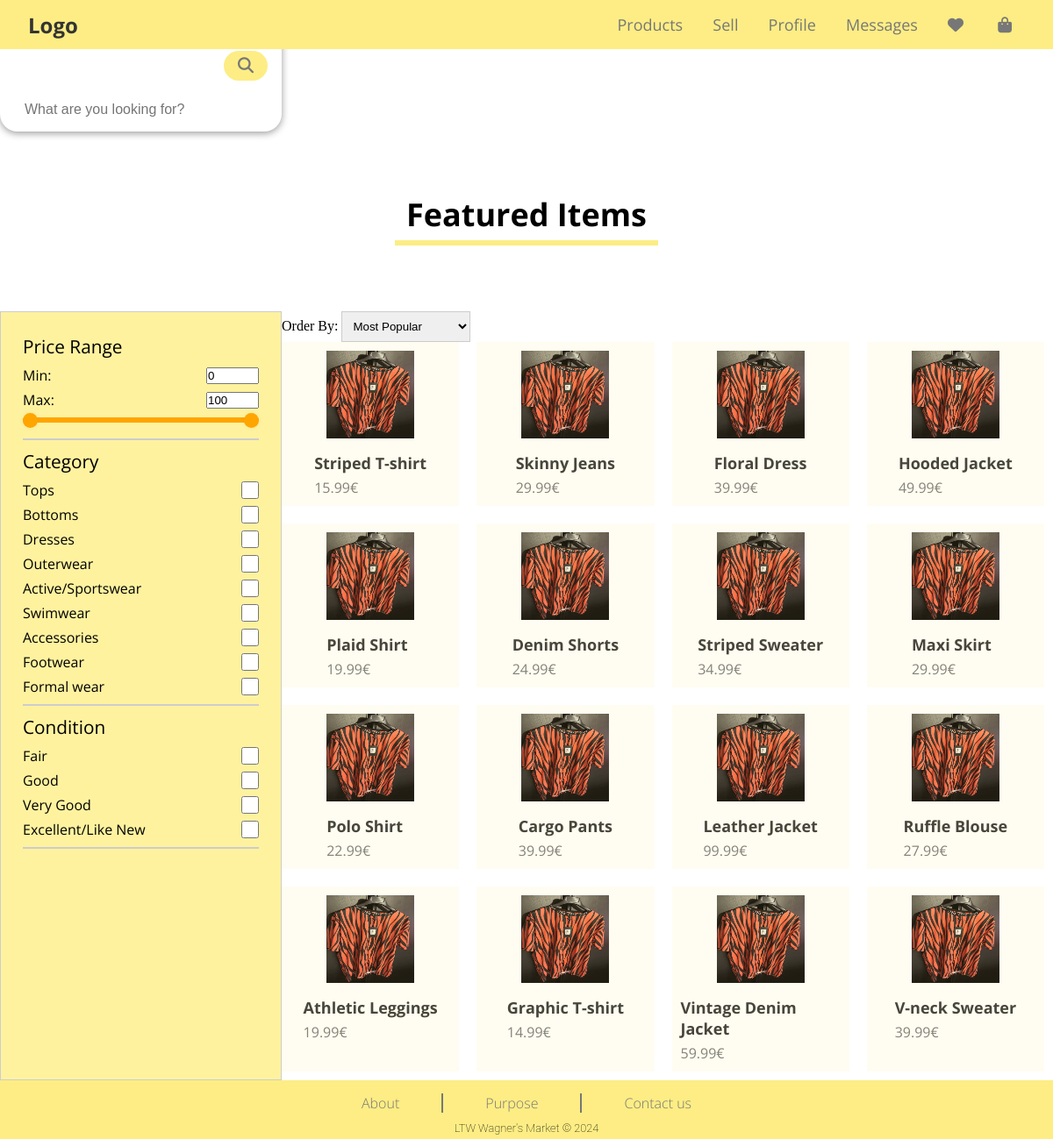
The page /public/pages/search.php on the database its author committed.
### tables this page shows
CREATE TABLE ITEM (
    ItemId INTEGER PRIMARY KEY AUTOINCREMENT,
    UserId INTEGER NOT NULL,
    Title TEXT NOT NULL,
    Price FLOAT NOT NULL,
    Description TEXT NOT NULL,
    Condition TEXT NOT NULL,
    Size TEXT NOT NULL,
    Brand TEXT NOT NULL,
    ImagePath TEXT NOT NULL,
    WishlistCounter INTEGER DEFAULT 0,
    Timestamp DATETIME NOT NULL DEFAULT CURRENT_TIMESTAMP,
    CONSTRAINT PriceConstraint CHECK (Price > 0),
    FOREIGN KEY (UserId) REFERENCES USER (UserId) ON DELETE CASCADE ON UPDATE CASCADE,
    FOREIGN KEY (Condition) REFERENCES CONDITION (Condition) ON DELETE CASCADE ON UPDATE CASCADE,
    FOREIGN KEY (Size) REFERENCES SIZE (Size) ON DELETE CASCADE ON UPDATE CASCADE
);

CREATE TABLE CATEGORY (
    CategoryName TEXT NOT NULL,
    CategoryImage TEXT NOT NULL,
    CONSTRAINT Pk_CategoryName PRIMARY KEY (CategoryName)
);

CREATE TABLE CONDITION (
    Condition TEXT NOT NULL,
    CONSTRAINT PK_Condition PRIMARY KEY (Condition)
);

### public/pages/search.php (called while the page is built, shortened)
<?php
require_once(__DIR__ . '/../../private/database/connection.db.php');
require_once(__DIR__ . '/../../private/database/item.class.php');
require_once(__DIR__ . '/../../private/templates/common.tpl.php');
require_once(__DIR__ . '/../../private/templates/item.tpl.php');
$limit = 16;
$offset = 0;
$db = getDatabaseConnection();
$items = Item::getMostPopularItems($db, $limit, $offset);
$maxPrice = Item::getMaxPrice($db);
drawItems($items);
drawItemFilter($db, $maxPrice);
drawItemSorter();
?>

### private/database/item.class.php (called while the page is built, shortened)
<?php
class Item
{
    public function __construct(int $itemId, int $userId, string $title, float $price, string $description, string $condition, string $size, string $brand, string $imagePath, int $wishlistCounter, string $timeStamp)
    {
        $this->itemId = $itemId;
        $this->title = $title;
        $this->price = $price;
        $this->imagePath = $imagePath;
    }
    static function getMostPopularItems(PDO $db, int $count, int $offset): array
    {
        $stmt = $db->prepare('SELECT ItemId, UserId, Title, Price, Description, Condition,
            Size, Brand, ImagePath, WishlistCounter, Timestamp FROM ITEM ORDER BY WishlistCounter DESC LIMIT ? OFFSET ?');
        $stmt->execute(array($count, $offset));
        $items = array();
        while ($item = $stmt->fetch()) {
            $items[] = new Item(
                $item['ItemId'],
                $item['UserId'],
                $item['Title'],
                $item['Price'],
                $item['Description'],
                $item['Condition'],
                $item['Size'],
                $item['Brand'],
                $item['ImagePath'],
                $item['WishlistCounter'],
                $item['Timestamp']
            );
        }
        return $items;
    }
    static function getMaxPrice(PDO $db): float
    {
        $stmt = $db->prepare('SELECT MAX(PRICE) AS MaxPrice FROM ITEM');
        $stmt->execute();
        return (float)$stmt->fetch(PDO::FETCH_ASSOC)['MaxPrice'];
    }
}
?>

### private/database/category.class.php (called while the page is built, shortened)
<?php
class Category
{
    public function __construct(string $categoryName, string $categoryImage)
    {
        $this->categoryName = $categoryName;
    }
    static function getCategories(PDO $db): array
    {
        $stmt = $db->prepare('SELECT CategoryName, CategoryImage FROM CATEGORY');
        $stmt->execute(array());
        $categories = array();
        while ($category = $stmt->fetch()) {
            $categories[] = new Category(
                $category['CategoryName'],
                $category['CategoryImage']
            );
        }
        return $categories;
    }
}
?>

### private/database/condition.class.php (called while the page is built, shortened)
<?php
class Condition
{
    public function __construct(string $condition)
    {
        $this->condition = $condition;
    }
    static function getConditions(PDO $db): array
    {
        $stmt = $db->prepare('SELECT Condition FROM CONDITION');
        $stmt->execute(array());
        $conditions = array();
        while ($condition = $stmt->fetch()) {
            $conditions[] = new Condition(
                $condition['Condition']
            );
        }
        return $conditions;
    }
}
?>

### private/templates/item.tpl.php (the view, shortened to what this page needs)
<?php
require_once(__DIR__ . '/../database/item.class.php');
  require_once(__DIR__ . '/../database/condition.class.php');
require_once(__DIR__ . '/../database/category.class.php');
?>
<?php function drawItems(array $items): void
{ ?>
        <ul class="draw-items" id="draw-items">
            <?php foreach($items as $item) { ?>
                <li class="item-card">
                    <a href="../../public/pages/item.php?id=<?=$item->itemId?>">
                        <img src="<?= $item->imagePath?>" style="width: 100px; height: 100px;">
                        <h4><?=$item->title?></h4>
                        <p><?=number_format($item->price, 2)?>€</p>
                    </a>
                </li>
            <?php } ?>
        </ul>
<?php }?>
<?php function drawItemFilter(PDO $db, float $maxPrice) { ?>
    <?php
    $categories = Category::getCategories($db);
    $conditions = Condition::getConditions($db);
    ?>
    <form id="filters">
        <fieldset id="price">
            <legend>Price Range</legend>
            <section id ="number-input">
                <label>Min: <input type="number" id="min-input" value = "0" min="0" max="<?= intval(ceil($maxPrice))?>"></label>
                <label>Max: <input type="number" id="max-input" value = "<?=intval(ceil($maxPrice))?>" min="0" max="<?=intval(ceil($maxPrice))?>"></label>
            </section>
            <section id="price-range">
                <section id="slider">
                    <section id="progress"></section>
                </section>
                <section id="range-input">
                </section>
            </section>
        </fieldset>
        <fieldset id="category">
            <legend>Category</legend>
            <?php foreach($categories as $category) { ?>
                <label><?= $category->categoryName ?><input type="checkbox" id="<?= $category->categoryName ?>"></label>
            <?php } ?>
        </fieldset>
        <fieldset id="condition">
            <legend>Condition</legend>
            <?php foreach($conditions as $condition) { ?>
                <label><?= $condition->condition ?><input type="checkbox" id="<?= $condition->condition ?>"></label>
            <?php } ?>
        </fieldset>
    </form>
<?php } ?>
<?php function drawItemSorter() { ?>
    <label id="order"> Order By:
        <select id="orderSelected">
            <option value="popular" selected>Most Popular</option>
        </select>
    </label>
<?php } ?>

### public/css/style.css (style rules this page uses)
* { margin: 0; padding: 0; box-sizing: border-box; }
header, .logo, ul, a, ul li a { font-family: 'Open Sans', sans-serif; color: #777; text-decoration: none; }
ul { list-style: none; }
ul li { display: inline-block; position: relative; }
ul li a { display: flex; color: #777; text-align: center; font-size: 20px; align-items: center; padding: 10px; justify-content: center; }
.item-card { position: relative; display: flex; flex-direction: column; align-items: center; text-align: center; margin-bottom: 10px; margin-right: 10px; list-style: none; transition: transform 0.1s ease, box-shadow 0.1s ease; background-color: rgba(253, 237, 132, 0.1); }
.item-card a { display: block; text-decoration: none; color: inherit; z-index: -1; }
.item-card img { width: 100px; height: 100px; margin-bottom: 10px; }
.item-card h4, .item-card p { text-align: left; margin: 0; padding: 0; }
.item-card h4 { font-size: 18px; color: #333; margin-bottom: 5px; }
.item-card p { font-size: 16px; color: #777; }
.draw-items { display: grid; grid-template-columns: repeat(4, 1fr); gap: 10px; padding: 0; list-style: none; justify-content: center; }
select { margin-right: 10px; padding: 8px; border: 1px solid #ccc; cursor: pointer; }
input[type="checkbox"] { width: 20px; height: 20px; border: 2px solid #555; border-radius: 4px; background-color: #fff; outline: none; cursor: pointer; }
body { display: grid }

### rows shown on the page
item: ImagePath (picture), Title "Striped T-shirt", Price "15.99"
item: ImagePath (picture), Title "Skinny Jeans", Price "29.99"
item: ImagePath (picture), Title "Floral Dress", Price "39.99"
item: ImagePath (picture), Title "Hooded Jacket", Price "49.99"
item: ImagePath (picture), Title "Plaid Shirt", Price "19.99"
item: ImagePath (picture), Title "Denim Shorts", Price "24.99"
item: ImagePath (picture), Title "Striped Sweater", Price "34.99"
item: ImagePath (picture), Title "Maxi Skirt", Price "29.99"
item: ImagePath (picture), Title "Polo Shirt", Price "22.99"
item: ImagePath (picture), Title "Cargo Pants", Price "39.99"
item: ImagePath (picture), Title "Leather Jacket", Price "99.99"
item: ImagePath (picture), Title "Ruffle Blouse", Price "27.99"
item: ImagePath (picture), Title "Athletic Leggings", Price "19.99"
item: ImagePath (picture), Title "Graphic T-shirt", Price "14.99"
item: ImagePath (picture), Title "Vintage Denim Jacket", Price "59.99"
item: ImagePath (picture), Title "V-neck Sweater", Price "39.99"
category: CategoryName "Tops"
category: CategoryName "Bottoms"
category: CategoryName "Dresses"
category: CategoryName "Outerwear"
category: CategoryName "Active/Sportswear"
category: CategoryName "Swimwear"
category: CategoryName "Accessories"
category: CategoryName "Footwear"
category: CategoryName "Formal wear"
condition: Condition "Fair"
condition: Condition "Good"
condition: Condition "Very Good"
condition: Condition "Excellent/Like New"

### other values the page prints
$title "Featured Items"
